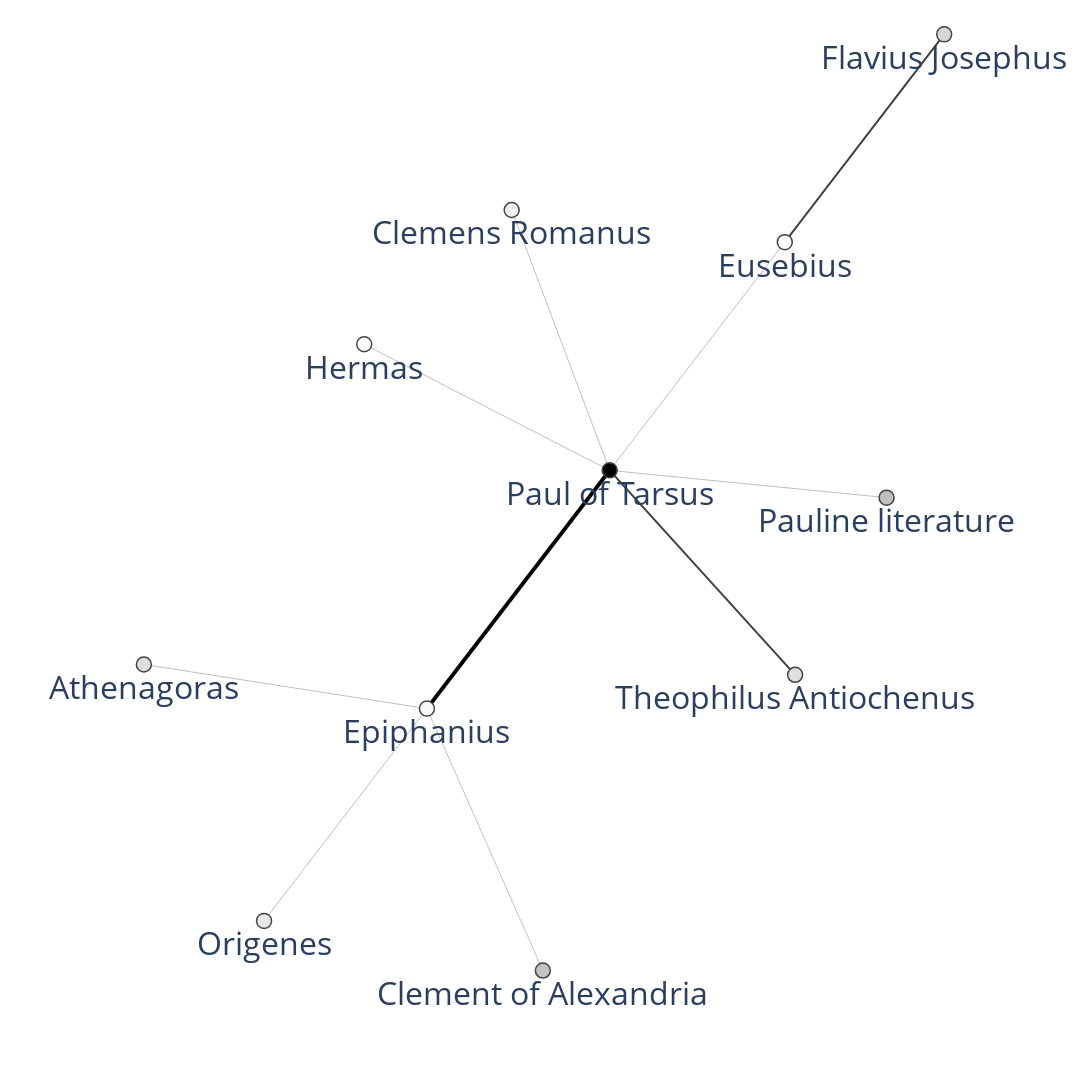

Write notebook code for a chart like this one.
### Code cell
fig = textnet.draw_2d_network(G_paul, 1800, 1200, 32)
fig.show()

### Figure 1 — Plotly figure (JSON) as saved in the notebook; plotly's stock layout.template omitted (floating-point values rounded to 4 significant figures)
{"data": [{"line": {"color": "#000000", "width": 4}, "mode": "lines", "type": "scatter", "x": [0.08073, -0.2944, null], "y": [0.1052, -0.3837, null]}, {"line": {"color": "#404040", "width": 2}, "mode": "lines", "type": "scatter", "x": [0.7672, 0.4401, null, 0.08073, 0.4613, null], "y": [1, 0.5736, null, 0.1052, -0.3143, null]}, {"line": {"color": "#C0C0C0", "width": 1}, "mode": "lines", "type": "scatter", "x": [0.6489, 0.08073, null, -0.05642, -0.2944, null, 0.08073, -0.1205, null, 0.08073, -0.4231, null, 0.08073, 0.4401, null, -0.8753, -0.2944, null, -0.6286, -0.2944, null], "y": [0.04928, 0.1052, null, -0.9213, -0.3837, null, 0.1052, 0.6396, null, 0.1052, 0.3641, null, 0.1052, 0.5736, null, -0.2931, -0.3837, null, -0.8193, -0.3837, null]}, {"hoverinfo": "text", "hovertext": ["1", "1", "1", "6", "1", "1", "1", "1", "1", "2", "4"], "marker": {"color": [33, 32, 25, 80, 15, 6, 22, 19, 22, 8, 10], "colorbar": {"thickness": 30, "title": {"side": "right", "text": "degree"}, "xanchor": "left"}, "colorscale": [[0, "rgb(255,255,255)"], [0.125, "rgb(240,240,240)"], [0.25, "rgb(217,217,217)"], [0.375, "rgb(189,189,189)"], [0.5, "rgb(150,150,150)"], [0.625, "rgb(115,115,115)"], [0.75, "rgb(82,82,82)"], [0.875, "rgb(37,37,37)"], [1, "rgb(0,0,0)"]], "line": {"width": 1.5}, "showscale": false, "size": 15}, "mode": "markers+text", "text": ["Pauline literature", "Clement of Alexandria", "Flavius Josephus", "Paul of Tarsus", "Clemens Romanus", "Hermas", "Athenagoras", "Origenes", "Theophilus Antiochenus", "Eusebius", "Epiphanius"], "textfont": {"size": 32}, "textposition": "bottom center", "type": "scatter", "x": [0.6489, -0.05642, 0.7672, 0.08073, -0.1205, -0.4231, -0.8753, -0.6286, 0.4613, 0.4401, -0.2944], "y": [0.04928, -0.9213, 1, 0.1052, 0.6396, 0.3641, -0.2931, -0.8193, -0.3143, 0.5736, -0.3837]}, {"hoverinfo": "text", "marker": {"opacity": 0}, "mode": "markers", "opacity": 0, "text": ["1", "2", "3", "2", "1", "3", "2", "4", "2", "2"], "type": "scatter", "x": [0.3648, -0.1754, 0.6036, -0.01987, -0.1712, 0.271, 0.2604, -0.1068, -0.5848, -0.4615], "y": [0.07725, -0.6525, 0.7868, 0.3724, 0.2347, -0.1045, 0.3394, -0.1392, -0.3384, -0.6015]}], "layout": {"autosize": false, "height": 1200, "hovermode": "closest", "margin": {"b": 10, "l": 10, "r": 10, "t": 10}, "plot_bgcolor": "rgba(0,0,0,0)", "showlegend": false, "title": {"font": {"size": 16}}, "width": 1800, "xaxis": {"range": [-1.15, 1.05], "showgrid": false, "showticklabels": false, "zeroline": false}, "yaxis": {"range": [-1.15, 1.05], "showgrid": false, "showticklabels": false, "zeroline": false}}}
